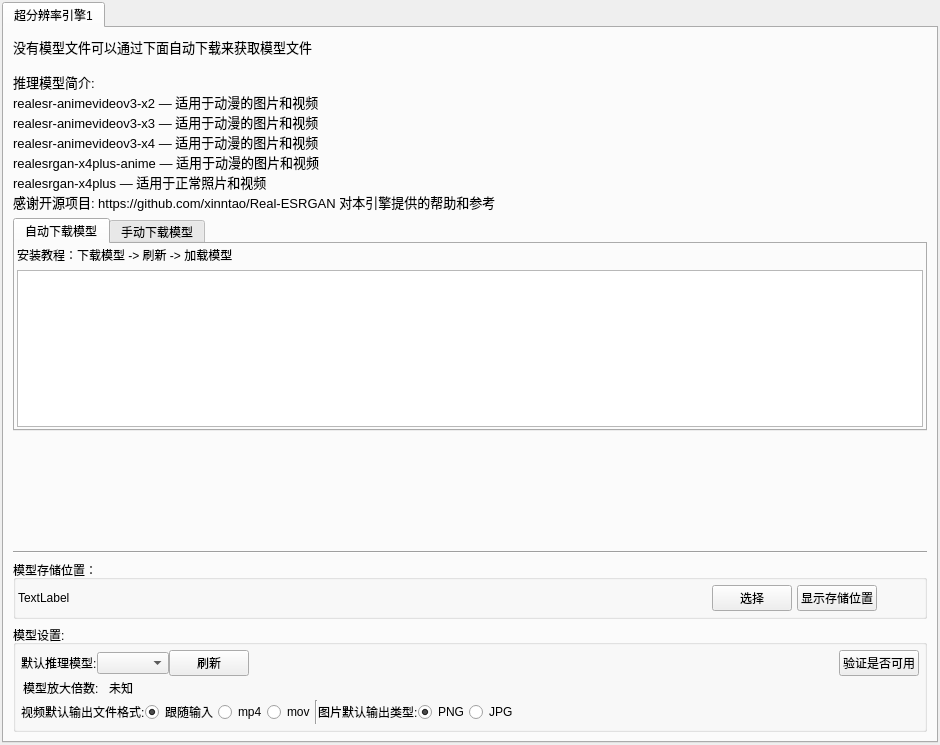
<?xml version="1.0" encoding="UTF-8"?>
<ui version="4.0">
 <class>SR_settingqtwidgetsclass</class>
 <widget class="QWidget" name="SR_settingqtwidgetsclass">
  <property name="geometry">
   <rect>
    <x>0</x>
    <y>0</y>
    <width>940</width>
    <height>745</height>
   </rect>
  </property>
  <property name="windowTitle">
   <string>Form</string>
  </property>
  <layout class="QVBoxLayout" name="verticalLayout_6">
   <property name="leftMargin">
    <number>2</number>
   </property>
   <property name="topMargin">
    <number>2</number>
   </property>
   <property name="rightMargin">
    <number>2</number>
   </property>
   <property name="bottomMargin">
    <number>2</number>
   </property>
   <item>
    <widget class="QTabWidget" name="tabWidget">
     <property name="currentIndex">
      <number>0</number>
     </property>
     <widget class="QWidget" name="tab">
      <attribute name="title">
       <string>超分辨率引擎1</string>
      </attribute>
      <layout class="QVBoxLayout" name="verticalLayout_5">
       <item>
        <widget class="QLabel" name="label_3">
         <property name="font">
          <font>
           <pointsize>10</pointsize>
          </font>
         </property>
         <property name="text">
          <string>没有模型文件可以通过下面自动下载来获取模型文件

推理模型简介:
realesr-animevideov3-x2 — 适用于动漫的图片和视频
realesr-animevideov3-x3 — 适用于动漫的图片和视频
realesr-animevideov3-x4 — 适用于动漫的图片和视频
realesrgan-x4plus-anime — 适用于动漫的图片和视频
realesrgan-x4plus — 适用于正常照片和视频
感谢开源项目: https://github.com/xinntao/Real-ESRGAN 对本引擎提供的帮助和参考</string>
         </property>
        </widget>
       </item>
       <item>
        <widget class="QTabWidget" name="tabWidget_2">
         <property name="styleSheet">
          <string notr="true"/>
         </property>
         <property name="currentIndex">
          <number>0</number>
         </property>
         <property name="elideMode">
          <enum>Qt::ElideLeft</enum>
         </property>
         <widget class="QWidget" name="tab_3">
          <attribute name="title">
           <string>自动下载模型</string>
          </attribute>
          <layout class="QVBoxLayout" name="verticalLayout_4">
           <property name="leftMargin">
            <number>2</number>
           </property>
           <property name="topMargin">
            <number>2</number>
           </property>
           <property name="rightMargin">
            <number>2</number>
           </property>
           <property name="bottomMargin">
            <number>2</number>
           </property>
           <item>
            <widget class="QLabel" name="label_6">
             <property name="text">
              <string>安装教程：下载模型 -&gt; 刷新 -&gt; 加载模型</string>
             </property>
            </widget>
           </item>
           <item>
            <widget class="DownloadListWidgetsClass" name="DownloadlistWidget"/>
           </item>
          </layout>
         </widget>
         <widget class="QWidget" name="tab_4">
          <attribute name="title">
           <string>手动下载模型</string>
          </attribute>
          <layout class="QGridLayout" name="gridLayout">
           <item row="0" column="1">
            <spacer name="verticalSpacer">
             <property name="orientation">
              <enum>Qt::Vertical</enum>
             </property>
             <property name="sizeHint" stdset="0">
              <size>
               <width>20</width>
               <height>34</height>
              </size>
             </property>
            </spacer>
           </item>
           <item row="1" column="1">
            <widget class="QPushButton" name="to_web_d_pushButton">
             <property name="text">
              <string>跳转网页下载</string>
             </property>
            </widget>
           </item>
           <item row="2" column="0">
            <spacer name="horizontalSpacer_4">
             <property name="orientation">
              <enum>Qt::Horizontal</enum>
             </property>
             <property name="sizeHint" stdset="0">
              <size>
               <width>40</width>
               <height>20</height>
              </size>
             </property>
            </spacer>
           </item>
           <item row="2" column="1">
            <widget class="QLabel" name="label_5">
             <property name="text">
              <string>使用教程:
1,到网页下载模型.
2,复制模型文件到模型储存位置(文件名称必须为models)
3,选择下载的模型 
4,验证模型是否可用</string>
             </property>
            </widget>
           </item>
           <item row="2" column="2">
            <spacer name="horizontalSpacer_5">
             <property name="orientation">
              <enum>Qt::Horizontal</enum>
             </property>
             <property name="sizeHint" stdset="0">
              <size>
               <width>189</width>
               <height>20</height>
              </size>
             </property>
            </spacer>
           </item>
           <item row="3" column="1">
            <spacer name="verticalSpacer_2">
             <property name="orientation">
              <enum>Qt::Vertical</enum>
             </property>
             <property name="sizeHint" stdset="0">
              <size>
               <width>20</width>
               <height>35</height>
              </size>
             </property>
            </spacer>
           </item>
          </layout>
         </widget>
        </widget>
       </item>
       <item>
        <spacer name="verticalSpacer_3">
         <property name="orientation">
          <enum>Qt::Vertical</enum>
         </property>
         <property name="sizeHint" stdset="0">
          <size>
           <width>20</width>
           <height>151</height>
          </size>
         </property>
        </spacer>
       </item>
       <item>
        <widget class="Line" name="line">
         <property name="orientation">
          <enum>Qt::Horizontal</enum>
         </property>
        </widget>
       </item>
       <item>
        <widget class="QGroupBox" name="groupBox">
         <property name="title">
          <string>模型存储位置：</string>
         </property>
         <layout class="QVBoxLayout" name="verticalLayout_2">
          <property name="leftMargin">
           <number>2</number>
          </property>
          <property name="topMargin">
           <number>5</number>
          </property>
          <property name="rightMargin">
           <number>2</number>
          </property>
          <property name="bottomMargin">
           <number>5</number>
          </property>
          <item>
           <layout class="QHBoxLayout" name="horizontalLayout_3">
            <property name="spacing">
             <number>5</number>
            </property>
            <item>
             <widget class="QLabel" name="model_save_path_label">
              <property name="text">
               <string>TextLabel</string>
              </property>
             </widget>
            </item>
            <item>
             <spacer name="horizontalSpacer_7">
              <property name="orientation">
               <enum>Qt::Horizontal</enum>
              </property>
              <property name="sizeHint" stdset="0">
               <size>
                <width>40</width>
                <height>20</height>
               </size>
              </property>
             </spacer>
            </item>
            <item>
             <widget class="QPushButton" name="model_save_path_pushButton">
              <property name="text">
               <string>选择</string>
              </property>
             </widget>
            </item>
            <item>
             <widget class="QPushButton" name="show_model_path_pushButton">
              <property name="text">
               <string>显示存储位置</string>
              </property>
             </widget>
            </item>
            <item>
             <widget class="QPushButton" name="model_path_help_pushButton">
              <property name="toolTip">
               <string>&lt;!DOCTYPE HTML PUBLIC &quot;-//W3C//DTD HTML 4.0//EN&quot; &quot;http://www.w3.org/TR/REC-html40/strict.dtd&quot;&gt;
&lt;html&gt;&lt;head&gt;&lt;meta name=&quot;qrichtext&quot; content=&quot;1&quot; /&gt;&lt;meta charset=&quot;utf-8&quot; /&gt;&lt;style type=&quot;text/css&quot;&gt;
p, li { white-space: pre-wrap; }
hr { height: 1px; border-width: 0; }
li.unchecked::marker { content: &quot;\2610&quot;; }
li.checked::marker { content: &quot;\2612&quot;; }
&lt;/style&gt;&lt;/head&gt;&lt;body style=&quot; font-family:'.AppleSystemUIFont'; font-size:13pt; font-weight:400; font-style:normal;&quot;&gt;
&lt;p style=&quot; margin-top:12px; margin-bottom:12px; margin-left:0px; margin-right:0px; -qt-block-indent:0; text-indent:0px;&quot;&gt;必须放在名称为&lt;span style=&quot; font-weight:700; color:#ff2600;&quot;&gt;models&lt;/span&gt;的文件夹下&lt;/p&gt;&lt;/body&gt;&lt;/html&gt;</string>
              </property>
              <property name="text">
               <string/>
              </property>
              <property name="icon">
               <iconset resource="../Resource.qrc">
                <normaloff>:/new/prefix1/Resource/image/winOCRUI/questionmark.circle.svg</normaloff>:/new/prefix1/Resource/image/winOCRUI/questionmark.circle.svg</iconset>
              </property>
              <property name="autoRepeatDelay">
               <number>300</number>
              </property>
              <property name="autoDefault">
               <bool>false</bool>
              </property>
              <property name="default">
               <bool>false</bool>
              </property>
              <property name="flat">
               <bool>true</bool>
              </property>
             </widget>
            </item>
           </layout>
          </item>
         </layout>
        </widget>
       </item>
       <item>
        <widget class="QGroupBox" name="groupBox_2">
         <property name="title">
          <string>模型设置:</string>
         </property>
         <layout class="QVBoxLayout" name="verticalLayout_3">
          <property name="spacing">
           <number>0</number>
          </property>
          <property name="leftMargin">
           <number>5</number>
          </property>
          <property name="topMargin">
           <number>5</number>
          </property>
          <property name="rightMargin">
           <number>5</number>
          </property>
          <property name="bottomMargin">
           <number>5</number>
          </property>
          <item>
           <layout class="QHBoxLayout" name="horizontalLayout_5">
            <item>
             <layout class="QHBoxLayout" name="horizontalLayout">
              <item>
               <widget class="QLabel" name="label">
                <property name="text">
                 <string>默认推理模型:</string>
                </property>
               </widget>
              </item>
              <item>
               <widget class="QComboBox" name="model_Instrumental_selection_comboBox"/>
              </item>
             </layout>
            </item>
            <item>
             <widget class="QPushButton" name="model_up_pushButton">
              <property name="text">
               <string>刷新</string>
              </property>
              <property name="icon">
               <iconset resource="../Resource.qrc">
                <normaloff>:/new/1_1image/Resource/image/winOCRUI/1.1/arrow.triangle.2.circlepath.svg</normaloff>:/new/1_1image/Resource/image/winOCRUI/1.1/arrow.triangle.2.circlepath.svg</iconset>
              </property>
              <property name="autoDefault">
               <bool>false</bool>
              </property>
             </widget>
            </item>
            <item>
             <spacer name="horizontalSpacer">
              <property name="orientation">
               <enum>Qt::Horizontal</enum>
              </property>
              <property name="sizeHint" stdset="0">
               <size>
                <width>23</width>
                <height>23</height>
               </size>
              </property>
             </spacer>
            </item>
            <item>
             <widget class="QPushButton" name="verify_pushButton">
              <property name="text">
               <string>验证是否可用</string>
              </property>
             </widget>
            </item>
           </layout>
          </item>
          <item>
           <layout class="QHBoxLayout" name="horizontalLayout_2">
            <property name="spacing">
             <number>10</number>
            </property>
            <property name="leftMargin">
             <number>2</number>
            </property>
            <property name="topMargin">
             <number>2</number>
            </property>
            <property name="rightMargin">
             <number>2</number>
            </property>
            <property name="bottomMargin">
             <number>2</number>
            </property>
            <item>
             <widget class="QLabel" name="label_2">
              <property name="text">
               <string>模型放大倍数:</string>
              </property>
             </widget>
            </item>
            <item>
             <widget class="QLabel" name="scaled_label">
              <property name="text">
               <string>未知</string>
              </property>
             </widget>
            </item>
            <item>
             <spacer name="horizontalSpacer_2">
              <property name="orientation">
               <enum>Qt::Horizontal</enum>
              </property>
              <property name="sizeHint" stdset="0">
               <size>
                <width>40</width>
                <height>20</height>
               </size>
              </property>
             </spacer>
            </item>
           </layout>
          </item>
          <item>
           <layout class="QHBoxLayout" name="horizontalLayout_6">
            <item>
             <widget class="QLabel" name="label_8">
              <property name="text">
               <string>视频默认输出文件格式:</string>
              </property>
             </widget>
            </item>
            <item>
             <widget class="QRadioButton" name="video_radioButton_default">
              <property name="enabled">
               <bool>true</bool>
              </property>
              <property name="text">
               <string>跟随输入</string>
              </property>
              <property name="checked">
               <bool>true</bool>
              </property>
              <attribute name="buttonGroup">
               <string notr="true">out_video_buttonGroup</string>
              </attribute>
             </widget>
            </item>
            <item>
             <widget class="QRadioButton" name="video_radioButton_mp4">
              <property name="text">
               <string>mp4</string>
              </property>
              <attribute name="buttonGroup">
               <string notr="true">out_video_buttonGroup</string>
              </attribute>
             </widget>
            </item>
            <item>
             <widget class="QRadioButton" name="video_radioButton_mov">
              <property name="text">
               <string>mov</string>
              </property>
              <attribute name="buttonGroup">
               <string notr="true">out_video_buttonGroup</string>
              </attribute>
             </widget>
            </item>
            <item>
             <widget class="Line" name="line_2">
              <property name="orientation">
               <enum>Qt::Vertical</enum>
              </property>
             </widget>
            </item>
            <item>
             <widget class="QLabel" name="label_7">
              <property name="text">
               <string>图片默认输出类型:</string>
              </property>
             </widget>
            </item>
            <item>
             <widget class="QRadioButton" name="image_radioButton_png">
              <property name="text">
               <string>PNG</string>
              </property>
              <property name="checked">
               <bool>true</bool>
              </property>
              <attribute name="buttonGroup">
               <string notr="true">out_image_buttonGroup</string>
              </attribute>
             </widget>
            </item>
            <item>
             <widget class="QRadioButton" name="image_radioButton_jpg">
              <property name="text">
               <string>JPG</string>
              </property>
              <attribute name="buttonGroup">
               <string notr="true">out_image_buttonGroup</string>
              </attribute>
             </widget>
            </item>
            <item>
             <spacer name="horizontalSpacer_6">
              <property name="orientation">
               <enum>Qt::Horizontal</enum>
              </property>
              <property name="sizeHint" stdset="0">
               <size>
                <width>40</width>
                <height>20</height>
               </size>
              </property>
             </spacer>
            </item>
           </layout>
          </item>
         </layout>
        </widget>
       </item>
      </layout>
     </widget>
    </widget>
   </item>
  </layout>
 </widget>
 <customwidgets>
  <customwidget>
   <class>DownloadListWidgetsClass</class>
   <extends>QListWidget</extends>
   <header>DownloadListWidgetsClass.h</header>
  </customwidget>
 </customwidgets>
 <resources>
  <include location="../Resource.qrc"/>
 </resources>
 <connections/>
 <buttongroups>
  <buttongroup name="out_video_buttonGroup"/>
  <buttongroup name="out_image_buttonGroup"/>
 </buttongroups>
</ui>
